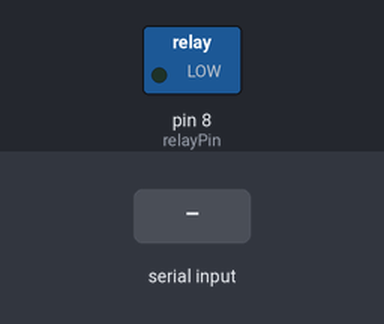
Bench run of a sketch on a simulated Arduino Uno, built with avr-gcc and run on an emulated ATmega328P. On the bench: switched loads named in the sketch (green lamp = pin HIGH). The test bench sets the inputs (shaded band).

Above: at 1.2 s.
1.3 s: "g" received over Serial
At 2.3 s:
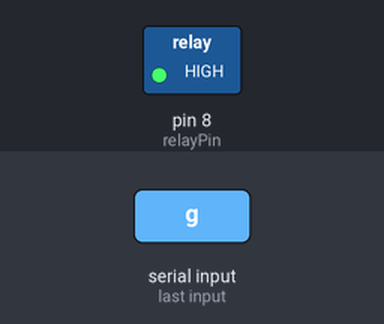
2.8 s: "s" received over Serial
At 3.5 s:
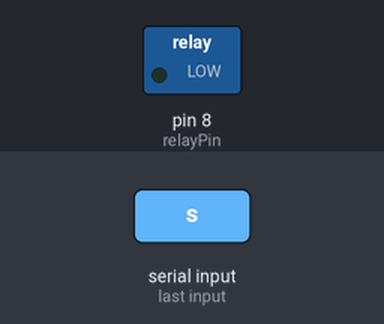
Timing chart, 0 to 5.8 s (numbered marks = the images above; inputs shaded):
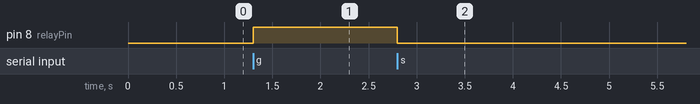

Measured:
- after the input at 1.3 s, pin 8 (relayPin): LOW → HIGH at once
- after the input at 2.8 s, pin 8 (relayPin): HIGH → LOW at once

The sketch:

suction_controller.ino
```cpp
char userInput;
int relayPin = 8;

void setup() {
  Serial.begin(9600);
  pinMode(relayPin, OUTPUT);
}

void loop() {
  if(Serial.available()>0){
    userInput = Serial.read();
    if(userInput == 'g'){
      digitalWrite(relayPin, HIGH); // g for go
    }
    else if (userInput == 's'){
      digitalWrite(relayPin, LOW); // s for stop
    }
  }
}
```
